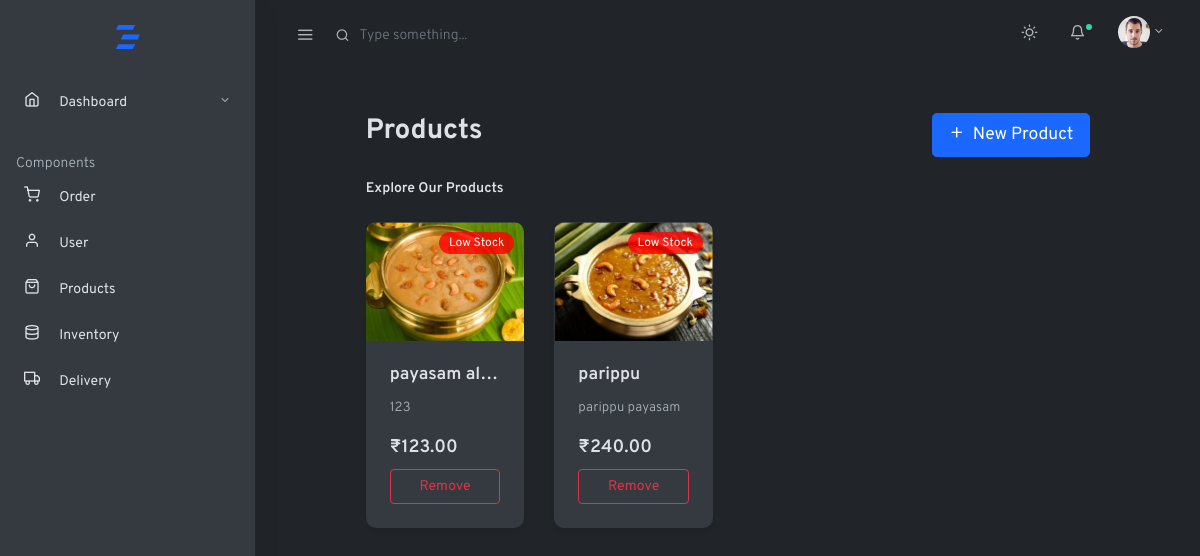
The app's page /admin/dark/files-list.php with its own data.
### tables this page shows
CREATE TABLE `product_table` (
  `pid` int(100) NOT NULL,
  `pname` varchar(100) NOT NULL,
  `pphoto` varchar(255) NOT NULL,
  `pdescription` varchar(100) NOT NULL,
  `pprice` varchar(100) NOT NULL,
  `current_stock` varchar(255) NOT NULL
);

### admin/dark/files-list.php (the view, shortened to what this page needs)
<!doctype html>
<html lang="en">
<head>
  <link rel="stylesheet" href="css/simplebar.css">
  <link rel="stylesheet" href="css/feather.css">
  <link rel="stylesheet" href="css/daterangepicker.css">
  <link rel="stylesheet" href="css/app-light.css" id="lightTheme" disabled>
  <link rel="stylesheet" href="css/app-dark.css" id="darkTheme">
</head>
<body class="vertical  dark  ">
  <div class="wrapper">
    <nav class="topnav navbar navbar-light">
      <button type="button" class="navbar-toggler text-muted mt-2 p-0 mr-3 collapseSidebar">
        <i class="fe fe-menu navbar-toggler-icon"></i>
      </button>
      <form class="form-inline mr-auto searchform text-muted">
        <input class="form-control mr-sm-2 bg-transparent border-0 pl-4 text-muted" type="search"
          placeholder="Type something..." aria-label="Search">
      </form>
      <ul class="nav">
        <li class="nav-item">
          <a class="nav-link text-muted my-2" href="#" id="modeSwitcher" data-mode="dark">
            <i class="fe fe-sun fe-16"></i>
          </a>
        </li>
        <li class="nav-item nav-notif">
          <a class="nav-link text-muted my-2" href="./#" data-toggle="modal" data-target=".modal-notif">
            <span class="fe fe-bell fe-16"></span>
            <span class="dot dot-md bg-success"></span>
          </a>
        </li>
        <li class="nav-item dropdown">
          <a class="nav-link dropdown-toggle text-muted pr-0" href="#" id="navbarDropdownMenuLink" role="button"
            data-toggle="dropdown" aria-haspopup="true" aria-expanded="false">
            <span class="avatar avatar-sm mt-2">
              <img src="./assets/avatars/face-1.jpg" alt="..." class="avatar-img rounded-circle">
            </span>
          </a>
        </li>
      </ul>
    </nav>
    <aside class="sidebar-left border-right bg-white shadow" id="leftSidebar" data-simplebar>
      <nav class="vertnav navbar navbar-light">
        <div class="w-100 mb-4 d-flex">
          <a class="navbar-brand mx-auto mt-2 flex-fill text-center" href="./index.html">
          </a>
        </div>
        <ul class="navbar-nav flex-fill w-100 mb-2">
          <li class="nav-item dropdown">
            <a href="#dashboard" data-toggle="collapse" aria-expanded="false" class="dropdown-toggle nav-link">
              <i class="fe fe-home fe-16"></i>
              <span class="ml-3 item-text">Dashboard</span><span class="sr-only">(current)</span>
            </a>
          </li>
        </ul>
        <p class="text-muted nav-heading mt-4 mb-1">
          <span>Components</span>
        </p>
        <ul class="navbar-nav flex-fill w-100 mb-2">
          <li class="nav-item w-100">
            <a class="nav-link" href="page-orders.html">
              <i class="fe fe-shopping-cart fe-16"></i>
              <span class="ml-3 item-text">Order</span>
            </a>
          </li>
        </ul>
        <ul class="navbar-nav flex-fill w-100 mb-2">
          <li class="nav-item w-100">
            <a class="nav-link" href="contacts-list.html">
              <i class="fe fe-user fe-16"></i>
              <span class="ml-3 item-text">User</span>
            </a>
          </li>
        </ul>
        <ul class="navbar-nav flex-fill w-100 mb-2">
          <li class="nav-item w-100">
            <a class="nav-link" href="files-list.php">
              <i class="fe fe-shopping-bag fe-16"></i>
              <span class="ml-3 item-text">Products</span>
            </a>
          </li>
        </ul>
        <ul class="navbar-nav flex-fill w-100 mb-2">
          <li class="nav-item w-100">
            <a class="nav-link" href="files-grid.php">
              <i class="fe fe-database fe-16"></i>
              <span class="ml-3 item-text">Inventory</span>
            </a>
          </li>
        </ul>
        <ul class="navbar-nav flex-fill w-100 mb-2">
          <li class="nav-item w-100">
            <a class="nav-link" href="support-tickets.html">
              <i class="fe fe-truck fe-16"></i>
              <span class="ml-3 item-text">Delivery</span>
            </a>
          </li>
        </ul>
      </nav>
    </aside>
    <?php
include '../../php/db_withcon.php';
$sql = "SELECT pid, pname, pphoto, pdescription, pprice, current_stock FROM product_table";
$result = $conn->query($sql);
?>
<main role="main" class="main-content">
  <div class="container-fluid">
    <div class="row justify-content-center">
      <div class="col-12 col-lg-10">
        <div class="row align-items-center my-4">
          <div class="col">
            <h2 class="page-title">Products</h2>
          </div>
          <div class="col-auto">
            <button type="button" class="btn btn-lg btn-primary" data-toggle="modal" data-target="#addProductModal">
              <span class="fe fe-plus fe-16 mr-2"></span>New Product
            </button>
          </div>
        </div>
        <h6 class="mb-4">Explore Our Products</h6>
        <div class="row">
          <?php if ($result->num_rows > 0): ?>
            <?php while ($row = $result->fetch_assoc()): ?>
              <div class="col-12 col-sm-6 col-md-4 col-lg-3 mb-4">
                <div class="card product-card h-100 border-0 shadow-sm">
                  <div class="card-img-wrapper ratio-4-3 position-relative">
                    <img src="<?php echo htmlspecialchars($row['pphoto']); ?>"
                         alt="<?php echo htmlspecialchars($row['pname']); ?>"
                         class="card-img-top" loading="lazy">
                    <?php if ($row['current_stock'] <= 5): ?>
                      <span class="badge badge-danger position-absolute stock-badge">Low Stock</span>
                    <?php endif; ?>
                  </div>
                  <div class="card-body d-flex flex-column p-4">
                    <h5 class="card-title text-truncate"><?php echo htmlspecialchars($row['pname']); ?></h5>
                    <p class="card-text text-muted small mb-3 text-truncate-2">
                      <?php echo htmlspecialchars($row['pdescription']); ?>
                    </p>
                    <div class="mt-auto">
                      <p class="price mb-2">
                        <strong>₹<?php echo number_format($row['pprice'], 2); ?></strong>
                      </p>
                      <a href="#" class="btn btn-outline-danger btn-block remove-product" data-id="<?php echo $row['pid']; ?>">Remove</a>
                    </div>
                  </div>
                </div>
              </div>
            <?php endwhile; ?>
          <?php else: ?>
            <p class="text-center w-100">No products found.</p>
          <?php endif; ?>
        </div>
      </div>
    </div>
  </div>
</main>
  </div>
</body>
</html>

### admin/dark/css/simplebar.css (style rules this page uses)
[data-simplebar] { position: relative; flex-direction: column; flex-wrap: wrap; justify-content: flex-start; align-content: flex-start; align-items: flex-start; }

### admin/dark/css/feather.css (style rules this page uses)
.fe { font-family: "feather" !important; speak: none; font-style: normal; font-weight: normal; font-variant: normal; text-transform: none; line-height: 1; -webkit-font-smoothing: antialiased; -moz-osx-font-smoothing: grayscale; }
.fe-16 { font-size: 16px; }
.fe-bell:before { content: ""; }
.fe-database:before { content: ""; }
.fe-home:before { content: ""; }
.fe-menu:before { content: ""; }
.fe-plus:before { content: ""; }
.fe-shopping-bag:before { content: ""; }
.fe-shopping-cart:before { content: ""; }
.fe-sun:before { content: ""; }
.fe-truck:before { content: ""; }
.fe-user:before { content: ""; }

### admin/dark/files-list.php (style rules this page uses)
.product-card { border-radius: 10px; transition: transform 0.2s ease-in-out, box-shadow 0.2s; }
.ratio-4-3 { position: relative; width: 100%; padding-bottom: 75%; overflow: hidden; border-top-left-radius: 10px; border-top-right-radius: 10px; }
.ratio-4-3 img { position: absolute; top: 50%; left: 50%; width: 100%; height: 100%; object-fit: cover; object-position: center; transform: translate(-50%, -50%); }
.stock-badge { top: 10px; right: 10px; font-size: 12px; padding: 5px 10px; border-radius: 30px; background-color: rgba(255, 0, 0, 0.8); color: white; }
.text-truncate-2 { display: -webkit-box; -webkit-line-clamp: 2; -webkit-box-orient: vertical; overflow: hidden; }
.price { font-size: 18px; font-weight: 600; }

### records on screen
product_table: pphoto (picture), current_stock "Low Stock", pname "payasam al…", pdescription "123", pprice "123.00"
product_table: pphoto (picture), current_stock "Low Stock", pname "parippu", pdescription "parippu payasam", pprice "240.00"
